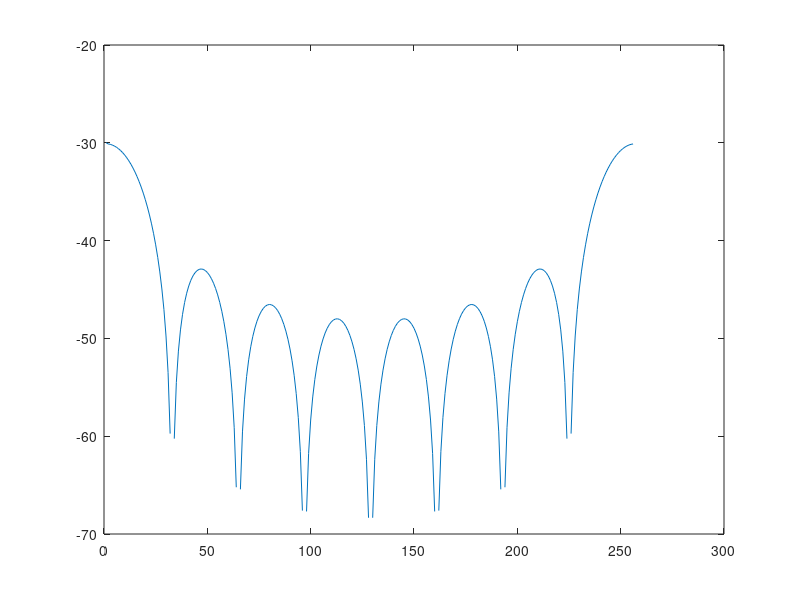

Write MATLAB code to recreate this figure.
clf
clear;
N=256;
noise=random('norm',1,N)/1000000;
winLength=8;
for(i=1:N)
 if i<winLength+1
   winTime(i)=1;
 else winTime(i)=0;
end;
end;

winTime=winTime + noise;
win=20*log10(abs(1/N*fft(winTime)));
plot(win);
